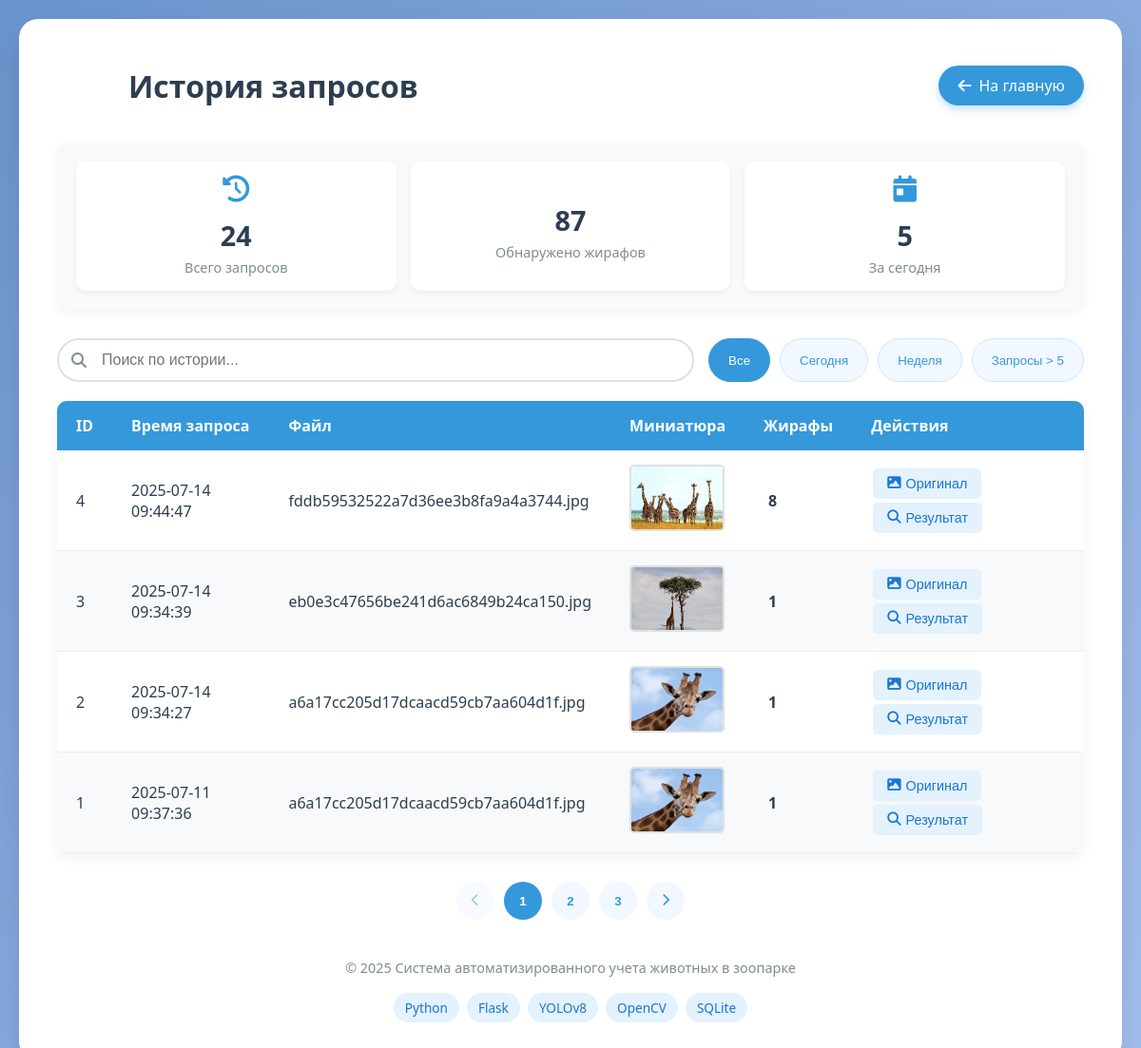
Before: /history with the older database file.
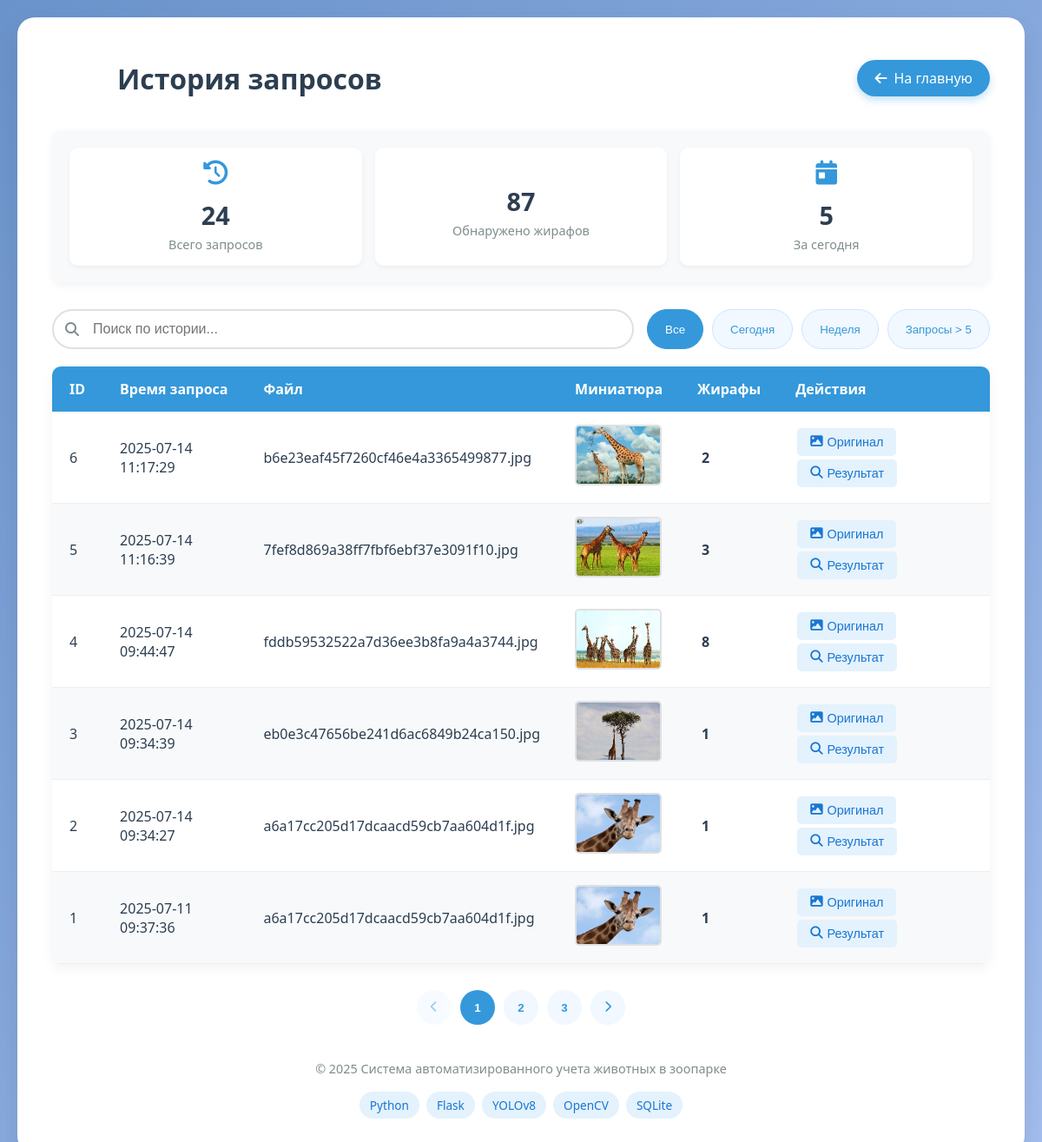
After: the same page with the newer database file.
### tables this page shows
CREATE TABLE requests (
        id INTEGER PRIMARY KEY AUTOINCREMENT,
        timestamp TEXT NOT NULL,
        filename TEXT,
        original_img TEXT,
        thumbnail TEXT,
        result_img TEXT,
        giraffe_count INTEGER
    );

### app.py (the view)
@app.route('/history')
def show_history():
    try:
        conn = sqlite3.connect('history.db')
        c = conn.cursor()
        c.execute("SELECT * FROM requests ORDER BY timestamp DESC")
        history = c.fetchall()
        conn.close()
        formatted_history = []
        for row in history:
            formatted_history.append({
                'id': row[0],
                'timestamp': row[1],
                'filename': row[2],
                'original_img': row[3],
                'thumbnail': row[4],
                'result_img': row[5],
                'count': row[6]
            })
        return render_template('history.html', history=formatted_history)
    except Exception as e:
        return f"Database error: {str(e)}", 500

### templates/history.html (shortened to what this page needs)
<!DOCTYPE html>
<html lang="ru">
<head>
    <link rel="stylesheet" href="https://cdnjs.cloudflare.com/ajax/libs/font-awesome/6.4.0/css/all.min.css">
</head>
<body>
    <div class="container">
        <div class="header">
            <div class="logo-container">
                <div class="logo"></div>
                <h1>История запросов</h1>
            </div>
            <a href="/" class="back-btn">
                <i class="fas fa-arrow-left"></i> На главную
            </a>
        </div>
        <div class="history-stats">
            <div class="stat-card">
                <i class="fas fa-history"></i>
                <div class="stat-value">24</div>
                <div class="stat-label">Всего запросов</div>
            </div>
            <div class="stat-card">
                <div class="stat-value">87</div>
                <div class="stat-label">Обнаружено жирафов</div>
            </div>
            <div class="stat-card">
                <i class="fas fa-calendar-day"></i>
                <div class="stat-value">5</div>
                <div class="stat-label">За сегодня</div>
            </div>
        </div>
        <div class="history-controls">
            <div class="search-box">
                <i class="fas fa-search"></i>
                <input type="text" placeholder="Поиск по истории...">
            </div>
            <div class="filter-buttons">
                <button class="filter-btn active">Все</button>
                <button class="filter-btn">Сегодня</button>
                <button class="filter-btn">Неделя</button>
                <button class="filter-btn">Запросы > 5</button>
            </div>
        </div>
        {% if history %}
            <table class="history-table">
                <thead>
                    <tr>
                        <th>ID</th>
                        <th>Время запроса</th>
                        <th>Файл</th>
                        <th>Миниатюра</th>
                        <th>Жирафы</th>
                        <th>Действия</th>
                    </tr>
                </thead>
                <tbody>
                    {% for item in history %}
                    <tr>
                        <td>{{ item.id }}</td>
                        <td>{{ item.timestamp }}</td>
                        <td>{{ item.filename }}</td>
                        <td>
                            {% if item.thumbnail %}
                                <img class="thumbnail"
                                    src="{{ url_for('static', filename='results/' + item.thumbnail) }}"
                                    alt="Миниатюра"
                                    data-original="{{ url_for('static', filename='results/' + item.original_img) }}"
                                    data-result="{{ url_for('static', filename='results/' + item.result_img) }}"
                                    data-filename="{{ item.filename }}"
                                    onclick="openModal(this, 'thumbnail')">
                            {% else %}
                                <div style="color: #7f8c8d;">Нет изображения</div>
                            {% endif %}
                        </td>
                        <td>
                            <div style="display: flex; align-items: center; gap: 5px;">
                                <strong>{{ item.count }}</strong>
                            </div>
                        </td>
                        <td>
                            <button class="action-btn"
                                onclick="openModal(this.parentElement.parentElement.querySelector('img.thumbnail'), 'original')">
                                <i class="fas fa-image"></i> Оригинал
                            </button>
                            <button class="action-btn"
                                onclick="openModal(this.parentElement.parentElement.querySelector('img.thumbnail'), 'result')">
                                <i class="fas fa-search"></i> Результат
                            </button>
                        </td>
                    </tr>
                    {% endfor %}
                </tbody>
            </table>
            <div class="pagination">
                <button class="page-btn" disabled>
                    <i class="fas fa-chevron-left"></i>
                </button>
                <button class="page-btn active">1</button>
                <button class="page-btn">2</button>
                <button class="page-btn">3</button>
                <button class="page-btn">
                    <i class="fas fa-chevron-right"></i>
                </button>
            </div>
        {% endif %}
        <footer>
            <div class="footer-content">
                <div class="copyright">
                    &copy; 2025 Система автоматизированного учета животных в зоопарке
                </div>
                <div class="tech-stack">
                    <span class="tech-badge">Python</span>
                    <span class="tech-badge">Flask</span>
                    <span class="tech-badge">YOLOv8</span>
                    <span class="tech-badge">OpenCV</span>
                    <span class="tech-badge">SQLite</span>
                </div>
            </div>
        </footer>
    </div>
</body>
</html>

### templates/history.html (style rules this page uses)
* { margin: 0; padding: 0; box-sizing: border-box; }
body { font-family: 'Segoe UI', Tahoma, Geneva, Verdana, sans-serif; background: linear-gradient(135deg, #6a93cb 0%, #a4bfef 100%); min-height: 100vh; padding: 20px; color: #2c3e50; }
.container { background: white; border-radius: 20px; box-shadow: 0 15px 30px rgba(0, 0, 0, 0.1); width: 100%; max-width: 1200px; margin: 0 auto; padding: 40px; position: relative; }
.header { display: flex; justify-content: space-between; align-items: center; margin-bottom: 30px; flex-wrap: wrap; }
.logo-container { display: flex; align-items: center; gap: 15px; }
.logo { width: 60px; height: 60px; background: url('https://cdn-icons-png.flaticon.com/512/1998/1998659.png') no-repeat center center; background-size: contain; }
h1 { font-size: 2rem; color: #2c3e50; }
.back-btn { display: inline-flex; align-items: center; padding: 10px 20px; background: #3498db; color: white; text-decoration: none; border-radius: 50px; transition: all 0.3s; box-shadow: 0 4px 10px rgba(52, 152, 219, 0.3); }
.back-btn i { margin-right: 8px; }
.history-stats { background: #f8f9fa; border-radius: 10px; padding: 20px; margin-bottom: 30px; display: flex; justify-content: space-between; flex-wrap: wrap; gap: 15px; box-shadow: 0 3px 10px rgba(0,0,0,0.05); }
.stat-card { flex: 1; min-width: 200px; text-align: center; padding: 15px; border-radius: 10px; background: white; box-shadow: 0 2px 5px rgba(0,0,0,0.05); }
.stat-card i { font-size: 28px; color: #3498db; margin-bottom: 10px; }
.stat-value { font-size: 1.8rem; font-weight: bold; color: #2c3e50; margin: 5px 0; }
.stat-label { color: #7f8c8d; font-size: 0.9rem; }
.history-controls { display: flex; justify-content: space-between; margin-bottom: 20px; flex-wrap: wrap; gap: 15px; }
.search-box { flex: 1; min-width: 250px; position: relative; }
.search-box input { width: 100%; padding: 12px 15px 12px 45px; border: 2px solid #e0e0e0; border-radius: 50px; font-size: 1rem; transition: all 0.3s; }
.search-box i { position: absolute; left: 15px; top: 50%; transform: translateY(-50%); color: #7f8c8d; }
.filter-buttons { display: flex; gap: 10px; flex-wrap: wrap; }
.filter-btn { padding: 10px 20px; background: #f1f8ff; color: #3498db; border: 1px solid #d0e4ff; border-radius: 50px; cursor: pointer; transition: all 0.3s; }
.filter-btn.active, .filter-btn:hover { background: #3498db; color: white; border-color: #3498db; }
.history-table { width: 100%; border-collapse: collapse; margin-bottom: 30px; box-shadow: 0 5px 15px rgba(0,0,0,0.05); border-radius: 10px; overflow: hidden; }
.history-table th { background: #3498db; color: white; text-align: left; padding: 15px 20px; font-weight: 600; }
.history-table td { padding: 15px 20px; border-bottom: 1px solid #eee; }
.history-table tr:nth-child(even) { background: #f8f9fa; }
.thumbnail { width: 100px; height: 70px; object-fit: cover; border-radius: 5px; cursor: pointer; transition: transform 0.3s; border: 2px solid #e0e0e0; }
.action-btn { padding: 8px 15px; background: #e3f2fd; color: #1976d2; border: none; border-radius: 5px; cursor: pointer; transition: all 0.3s; font-size: 0.9rem; display: inline-flex; align-items: center; gap: 5px; margin: 2px; }
.action-btn i { font-size: 0.9rem; }
.pagination { display: flex; justify-content: center; gap: 10px; margin-top: 20px; }
.page-btn { width: 40px; height: 40px; display: flex; align-items: center; justify-content: center; border-radius: 50%; background: #f1f8ff; color: #3498db; border: none; cursor: pointer; transition: all 0.3s; font-weight: bold; }
.page-btn.active, .page-btn:hover { background: #3498db; color: white; }
.page-btn:disabled { opacity: 0.5; cursor: not-allowed; }
footer { margin-top: 40px; color: #7f8c8d; font-size: 0.9rem; width: 100%; text-align: center; }
.footer-content { display: flex; flex-direction: column; align-items: center; gap: 15px; }
.copyright { line-height: 1.5; }
.tech-stack { display: flex; flex-wrap: wrap; justify-content: center; gap: 8px; max-width: 600px; }
.tech-badge { background: #e3f2fd; color: #1976d2; padding: 6px 12px; border-radius: 20px; font-size: 0.85rem; font-weight: 500; transition: all 0.3s ease; white-space: nowrap; }

Changed rows visible on the page:
added requests: id "6", timestamp "2025-07-14 11:17:29", filename "b6e23eaf45f7260cf46e4a3365499877.jpg", thumbnail (picture), count "2"
added requests: id "5", timestamp "2025-07-14 11:16:39", filename "7fef8d869a38ff7fbf6ebf37e3091f10.jpg", thumbnail (picture), count "3"
